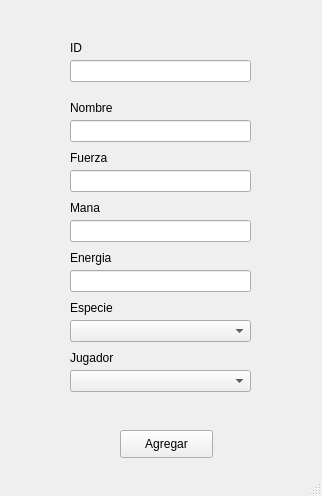
<?xml version="1.0" encoding="UTF-8"?>
<ui version="4.0">
 <class>AgregarPersonaje</class>
 <widget class="QMainWindow" name="AgregarPersonaje">
  <property name="geometry">
   <rect>
    <x>0</x>
    <y>0</y>
    <width>322</width>
    <height>496</height>
   </rect>
  </property>
  <property name="windowTitle">
   <string>Agregar Personaje</string>
  </property>
  <widget class="QWidget" name="centralwidget">
   <widget class="QLabel" name="label">
    <property name="geometry">
     <rect>
      <x>70</x>
      <y>40</y>
      <width>55</width>
      <height>16</height>
     </rect>
    </property>
    <property name="text">
     <string>ID</string>
    </property>
   </widget>
   <widget class="QPushButton" name="btnAgregar">
    <property name="geometry">
     <rect>
      <x>120</x>
      <y>430</y>
      <width>93</width>
      <height>28</height>
     </rect>
    </property>
    <property name="text">
     <string>Agregar</string>
    </property>
   </widget>
   <widget class="QLineEdit" name="txtID">
    <property name="geometry">
     <rect>
      <x>70</x>
      <y>60</y>
      <width>181</width>
      <height>22</height>
     </rect>
    </property>
   </widget>
   <widget class="QLabel" name="label_2">
    <property name="geometry">
     <rect>
      <x>70</x>
      <y>100</y>
      <width>55</width>
      <height>16</height>
     </rect>
    </property>
    <property name="text">
     <string>Nombre</string>
    </property>
   </widget>
   <widget class="QLabel" name="label_3">
    <property name="geometry">
     <rect>
      <x>70</x>
      <y>150</y>
      <width>55</width>
      <height>16</height>
     </rect>
    </property>
    <property name="text">
     <string>Fuerza</string>
    </property>
   </widget>
   <widget class="QLabel" name="label_4">
    <property name="geometry">
     <rect>
      <x>70</x>
      <y>200</y>
      <width>55</width>
      <height>16</height>
     </rect>
    </property>
    <property name="text">
     <string>Mana</string>
    </property>
   </widget>
   <widget class="QLabel" name="label_5">
    <property name="geometry">
     <rect>
      <x>70</x>
      <y>250</y>
      <width>55</width>
      <height>16</height>
     </rect>
    </property>
    <property name="text">
     <string>Energia</string>
    </property>
   </widget>
   <widget class="QLabel" name="label_6">
    <property name="geometry">
     <rect>
      <x>70</x>
      <y>300</y>
      <width>55</width>
      <height>16</height>
     </rect>
    </property>
    <property name="text">
     <string>Especie</string>
    </property>
   </widget>
   <widget class="QLabel" name="label_7">
    <property name="geometry">
     <rect>
      <x>70</x>
      <y>350</y>
      <width>55</width>
      <height>16</height>
     </rect>
    </property>
    <property name="text">
     <string>Jugador</string>
    </property>
   </widget>
   <widget class="QLineEdit" name="txtNombre">
    <property name="geometry">
     <rect>
      <x>70</x>
      <y>120</y>
      <width>181</width>
      <height>22</height>
     </rect>
    </property>
   </widget>
   <widget class="QLineEdit" name="txtFuerza">
    <property name="geometry">
     <rect>
      <x>70</x>
      <y>170</y>
      <width>181</width>
      <height>22</height>
     </rect>
    </property>
   </widget>
   <widget class="QLineEdit" name="txtMana">
    <property name="geometry">
     <rect>
      <x>70</x>
      <y>220</y>
      <width>181</width>
      <height>22</height>
     </rect>
    </property>
   </widget>
   <widget class="QLineEdit" name="txtEnergia">
    <property name="geometry">
     <rect>
      <x>70</x>
      <y>270</y>
      <width>181</width>
      <height>22</height>
     </rect>
    </property>
   </widget>
   <widget class="QComboBox" name="cbEspecie">
    <property name="geometry">
     <rect>
      <x>70</x>
      <y>320</y>
      <width>181</width>
      <height>22</height>
     </rect>
    </property>
   </widget>
   <widget class="QComboBox" name="cbJugador">
    <property name="geometry">
     <rect>
      <x>70</x>
      <y>370</y>
      <width>181</width>
      <height>22</height>
     </rect>
    </property>
   </widget>
  </widget>
  <widget class="QStatusBar" name="statusbar"/>
 </widget>
 <resources/>
 <connections/>
</ui>
